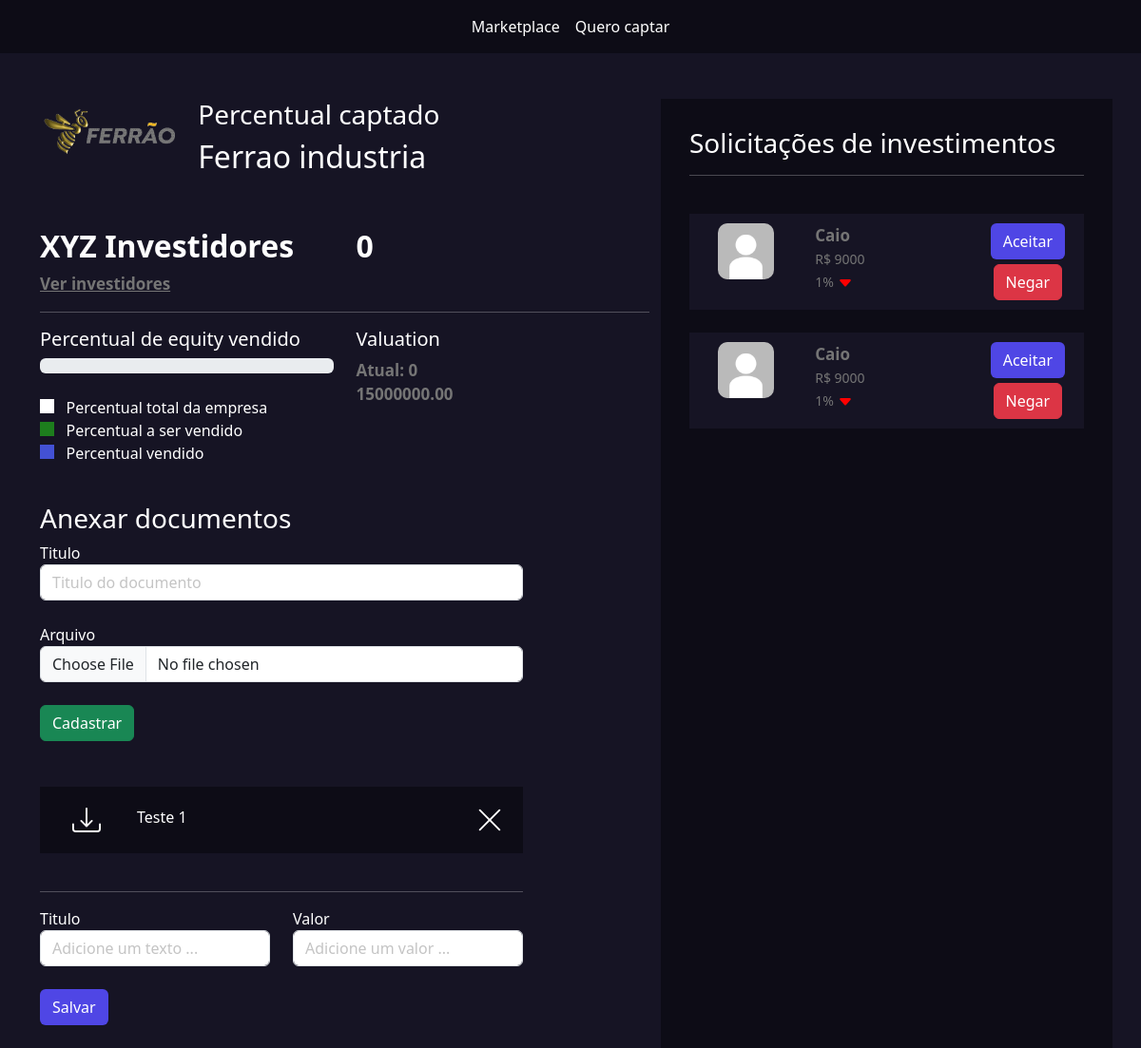
/empresarios/empresa/1 (signed in), run on an earlier commit of the app's database.
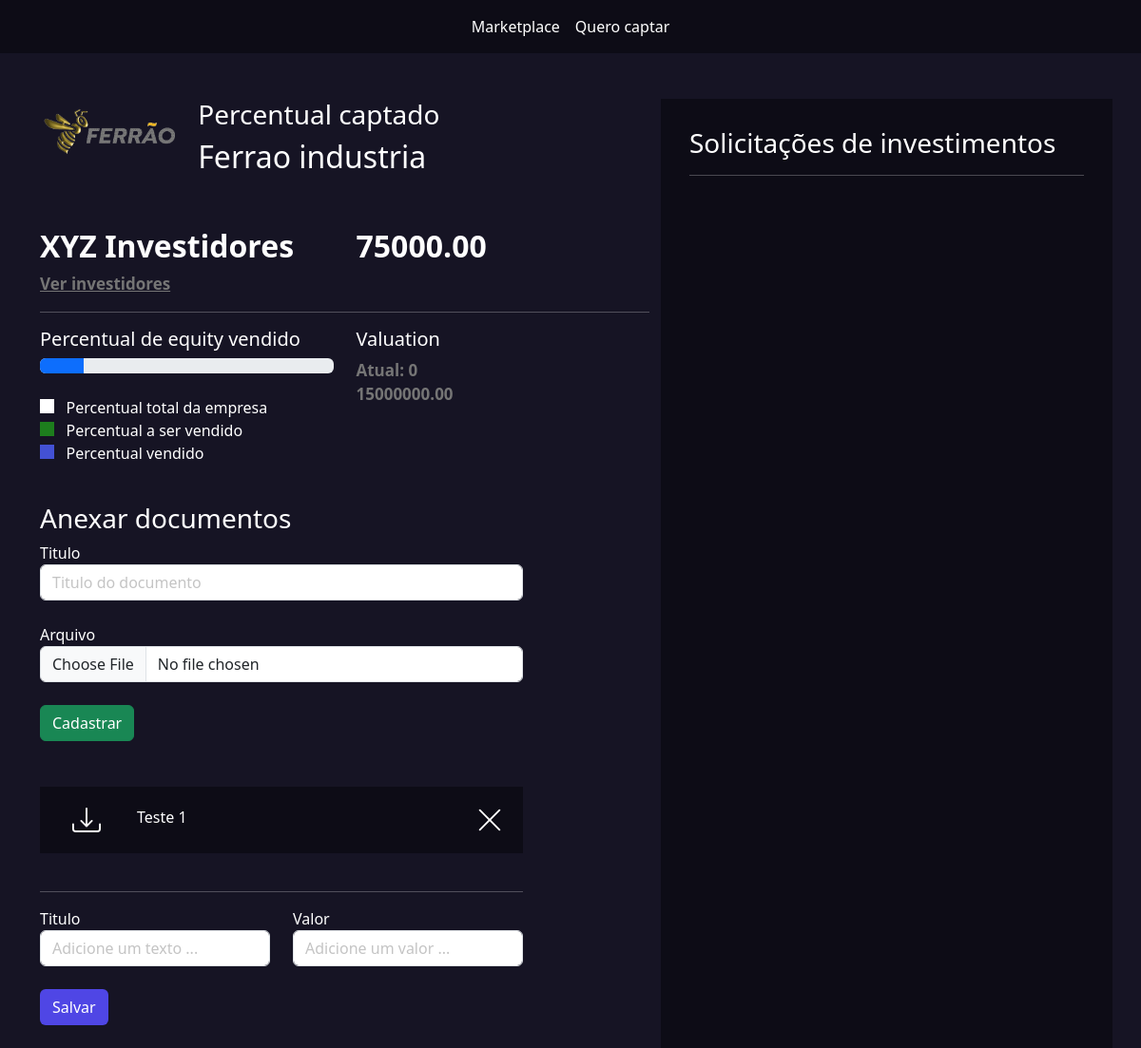
And on a later commit of the database.
### empresarios/models.py (models this page shows, shortened)
class Documento(models.Model):
    empresa = models.ForeignKey(Empresas, on_delete=models.DO_NOTHING)
    titulo = models.CharField(max_length=30)
    arquivo = models.FileField(upload_to="documentos")

### investidores/models.py (models this page shows, shortened)
class PropostaInvestimento(models.Model):
    status_choices = (
        ('AS', 'Aguardando assinatura'),
        ('PE', 'Proposta enviada'),
        ('PA', 'Proposta aceita'),
        ('PR', 'Proposta recusada')
    )
    valor = models.DecimalField(max_digits=9, decimal_places=2)
    percentual = models.FloatField()
    empresa = models.ForeignKey(Empresas, on_delete=models.DO_NOTHING)
    investidor = models.ForeignKey(User, on_delete=models.DO_NOTHING)
    status = models.CharField(max_length=2, choices=status_choices, default='AS')
    selfie = models.FileField(upload_to="selfie", null=True, blank=True)
    rg = models.FileField(upload_to="rg", null=True, blank=True)
    def valuation(self):
        return (100*float(self.valor)) / float(self.percentual)

### empresarios/views.py (the view)
# urls.py: path('empresa/<int:id>', views.empresa, name="empresa"),
def empresa(request, id):
    empresa = Empresas.objects.get(id=id)
    if empresa.user != request.user:
        messages.add_message(request, constants.ERROR, "Essa empresa não é sua")
        return redirect('/empresarios/listar_empresas')
    if request.method == "GET":
        documentos = Documento.objects.filter(empresa=empresa)
        proposta_investimentos = PropostaInvestimento.objects.filter(empresa=empresa)
        percentual_vendido = 0
        total_captado = sum(proposta_investimentos.filter(status='PA').values_list('valor', flat=True))
        valuation_atual = (100 * float(total_captado)) / float(percentual_vendido) if percentual_vendido != 0 else 0
        for pi in proposta_investimentos:
            if pi.status == 'PA':
                percentual_vendido += pi.percentual
        proposta_investimentos_enviada = proposta_investimentos.filter(status='PE')
        return render(request, 'empresa.html', {'empresa': empresa,
                                                 'documentos':documentos,
                                                   'proposta_investimentos_enviada':proposta_investimentos_enviada,
                                                   'percentual_vendido':int(percentual_vendido),
                                                   'total_captado':total_captado,
                                                   'valuation_atual':valuation_atual})

### empresarios/models.py (called while the page is built)
    @property
    def valuation(self):
        return (100 * self.valor) / self.percentual_equity

### templates/empresa.html (shortened to what the changed rows need)
{% extends "base.html" %}
{% load static %}
{% block 'head' %}
<link rel="stylesheet" href="{% static 'geral/css/listar_empresas.css' %}">
<link rel="stylesheet" href="{% static 'geral/css/empresa.css' %}">
<link rel="stylesheet" href="{% static 'usuarios/css/usuarios.css' %}">
{% endblock 'head' %}
{% block 'body' %}
    <br><br>
    <div class="container">
        <div class="row">
            <div class="col-md-7">
                <div class="row">
                    <div class="col-md">
                        <h2>{{empresa.nome}}</h2>
                    </div>
                </div>
                <br><br>
                <div class="row">
                    <div class="col-md">
                        <h2 class="titulo2">XYZ Investidores</h2>
                    </div>
                    <div class="col-md">
                        <h2 class="titulo2">{{total_captado}}</h2>
                    </div>
                </div>
                <div class="row">
                    <div class="col-md">
                        <div class="progress">
                            <div class="progress-bar bg-primary"
                                 style="width: {{percentual_vendido}}%"></div>
                        </div>
                        <br>
                        <br>
                        <br>
                    </div>
                    <div class="documentos">
                        <br><br>
                        {% for documento in documentos %}
                            <div class="list_documentos">
                                <div class="row">
                                    <div class="col-md-2" style="text-align: center">
                                        <a href="{{documento.arquivo}}">
                                        </a>
                                    </div>
                                    <div class="col-md-6">{{documento.titulo}}</div>
                                    <div class="col-md-4" style="text-align: right;">
                                        <a href="{% url 'excluir_dc' documento.id %}">
                                        </a>
                                    </div>
                                </div>
                            </div>
                        {%endfor%}
                        <br>
                        <br>
                        <br><br>
                    </div>
                </div>
            </div>
            <div class="col-md-5 dark-color intereses-investimentos">
                <br>
                    {%for pi in proposta_investimentos_enviada %}
                    <div class="bg-color-dark card-investimento">
                        <div class="row">
                            <div class="col-md">
                                <img src="{% static 'geral/img/foto_perfil.webp' %}" class="foto-perfil" alt="">
                            </div>
                            <div class="col-md-5" style="text-align: left">
                                <span class="sub-fonte">Caio</span>
                                <br>
                                <span class="sub-fonte2">R$ 9000</span>
                                <br>
                                <span class="sub-fonte2">1%
                                    {% if pi.valuation >= empresa.valuation%}
                                        <svg xmlns="http://www.w3.org/2000/svg" width="16" height="16" fill="currentColor" class="bi bi-caret-up-fill" style="color: #00ff00;" viewBox="0 0 16 16">
                                            <path d="m7.247 4.86-4.796 5.481c-.566.647-.106 1.659.753 1.659h9.592a1 1 0 0 0 .753-1.659l-4.796-5.48a1 1 0 0 0-1.506 0z"/>
                                        </svg>
                                    {% else %}
                                        <svg xmlns="http://www.w3.org/2000/svg" width="16" height="16" fill="currentColor" style="color: #ff0000;" class="bi bi-caret-down-fill" viewBox="0 0 16 16">
                                            <path d="M7.247 11.14 2.451 5.658C1.885 5.013 2.345 4 3.204 4h9.592a1 1 0 0 1 .753 1.659l-4.796 5.48a1 1 0 0 1-1.506 0z"/>
                                        </svg>
                                    {% endif %}
                                </span>
                            </div>
                            <div class="col-md">
                                <a href="{% url 'gerenciar_proposta' pi.id%}?acao=aceitar" class="btn btn-indigo-normal">Aceitar</a>
                                <br>
                                <a href="{% url 'gerenciar_proposta' pi.id%}?acao=recusar" style="margin-top: 5px;" class="btn btn-danger">Negar</a>
                            </div>
                        </div>
                    </div>
                    <br>
                {% endfor %}
            </div>
        </div>
    </div>
{% endblock 'body' %}

What changed in the data, as far as the page shows it:
no longer on this page (row edited): PropostaInvestimento: valor 75000 (drawn)
no longer on this page (row edited): PropostaInvestimento: valor 75000 (drawn)
Also different on the page:
{{ total_captado }}: "0" → "75000.00"
